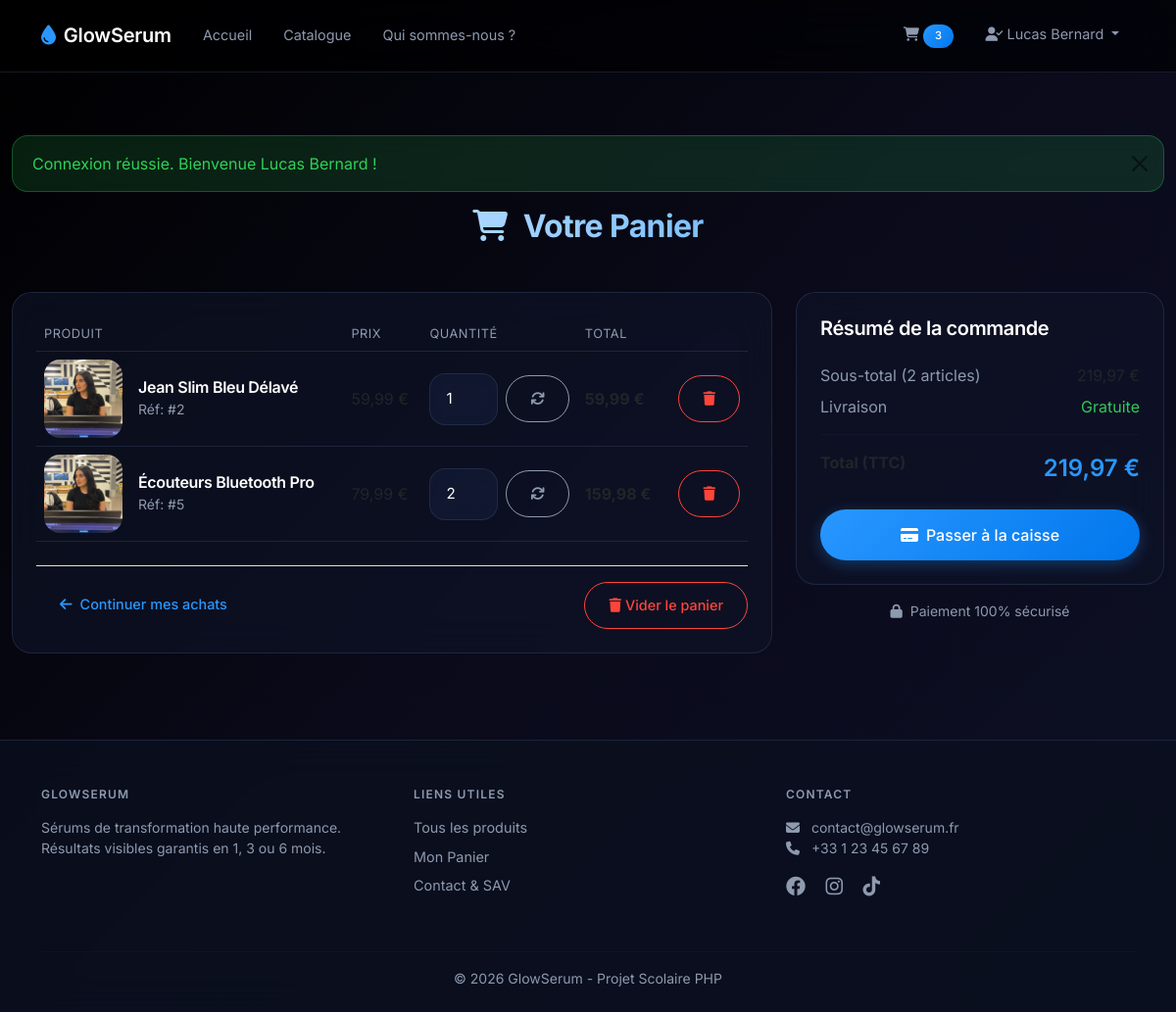
The page /panier.php (signed in) on the database its author committed.
### tables this page shows
CREATE TABLE cart (
    id INT AUTO_INCREMENT PRIMARY KEY,
    user_id INT DEFAULT NULL,
    session_id VARCHAR(255) DEFAULT NULL,
    product_id INT NOT NULL,
    quantity INT NOT NULL DEFAULT 1,
    created_at TIMESTAMP DEFAULT CURRENT_TIMESTAMP,
    updated_at TIMESTAMP DEFAULT CURRENT_TIMESTAMP ON UPDATE CURRENT_TIMESTAMP,
    FOREIGN KEY (user_id) REFERENCES users(id) ON DELETE CASCADE,
    FOREIGN KEY (product_id) REFERENCES products(id) ON DELETE CASCADE
);

CREATE TABLE products (
    id INT AUTO_INCREMENT PRIMARY KEY,
    category_id INT DEFAULT NULL,
    name VARCHAR(255) NOT NULL,
    slug VARCHAR(255) NOT NULL UNIQUE,
    description TEXT DEFAULT NULL,
    price DECIMAL(10, 2) NOT NULL,
    stock INT DEFAULT 0,
    image VARCHAR(255) DEFAULT NULL,
    is_featured TINYINT(1) DEFAULT 0,
    is_active TINYINT(1) DEFAULT 1,
    created_at TIMESTAMP DEFAULT CURRENT_TIMESTAMP,
    updated_at TIMESTAMP DEFAULT CURRENT_TIMESTAMP ON UPDATE CURRENT_TIMESTAMP,
    FOREIGN KEY (category_id) REFERENCES categories(id) ON DELETE SET NULL
);

### panier.php (the view, shortened to what this page needs)
<?php
include 'includes/header.php';
$cart = getCart();
$cartTotal = getCartTotal();
?>
<div class="text-center mb-5">
    <h1 class="section-title mb-2"><i class="fa-solid fa-cart-shopping me-3"></i>Votre Panier</h1>
</div>
<?php if (empty($cart)): ?>
    <div class="text-center py-5">
        <i class="fa-solid fa-cart-shopping fa-4x text-muted mb-4"></i>
        <h3>Votre panier est vide</h3>
        <p class="text-muted">Découvrez nos produits et ajoutez vos articles favoris !</p>
        <a href="articles.php" class="btn btn-primary btn-lg mt-3">
            <i class="fa-solid fa-shopping-bag me-2"></i>Voir le catalogue
        </a>
    </div>
<?php else: ?>
    <div class="row">
        <div class="col-lg-8">
            <div class="card mb-4">
                <div class="card-body p-4">
                    <table class="table align-middle mb-0">
                        <thead>
                            <tr class="border-bottom">
                                <th class="text-muted fw-normal small text-uppercase">Produit</th>
                                <th class="text-muted fw-normal small text-uppercase">Prix</th>
                                <th class="text-muted fw-normal small text-uppercase">Quantité</th>
                                <th class="text-muted fw-normal small text-uppercase">Total</th>
                                <th></th>
                            </tr>
                        </thead>
                        <tbody>
                            <?php foreach ($cart as $item): ?>
                                <tr>
                                    <td>
                                        <div class="d-flex align-items-center">
                                            <?php if ($item['image']): ?>
                                                <img src="assets/img/uploads/<?= htmlspecialchars($item['image']) ?>"
                                                     class="rounded-3 me-3" width="80" height="80" style="object-fit: cover;"
                                                     alt="<?= htmlspecialchars($item['name']) ?>">
                                            <?php endif; ?>
                                            <div>
                                                <h6 class="mb-0"><?= htmlspecialchars($item['name']) ?></h6>
                                                <small class="text-muted">Réf: #<?= $item['product_id'] ?></small>
                                            </div>
                                        </div>
                                    </td>
                                    <td><?= formatPrice($item['price']) ?></td>
                                    <td style="width: 140px;">
                                        <form action="update_cart.php" method="POST" class="d-flex align-items-center">
                                            <input type="number" name="quantity" class="form-control form-control-sm me-2"
                                                   value="<?= $item['quantity'] ?>" min="1" max="<?= $item['stock'] ?>" style="width: 70px;">
                                            <button type="submit" class="btn btn-sm btn-outline-secondary" title="Mettre à jour">
                                                <i class="fa-solid fa-sync"></i>
                                            </button>
                                        </form>
                                    </td>
                                    <td class="fw-bold"><?= formatPrice($item['price'] * $item['quantity']) ?></td>
                                    <td class="text-end">
                                        <a href="remove_from_cart.php?id=<?= $item['id'] ?>"
                                           class="btn btn-sm btn-outline-danger"
                                           onclick="return confirm('Retirer cet article du panier ?')">
                                            <i class="fa-solid fa-trash"></i>
                                        </a>
                                    </td>
                                </tr>
                            <?php endforeach; ?>
                        </tbody>
                    </table>
                    <div class="d-flex justify-content-between mt-4 pt-3 border-top">
                        <a href="articles.php" class="btn btn-link text-decoration-none" style="color: var(--accent-color, #2997ff);">
                            <i class="fa-solid fa-arrow-left me-2"></i>Continuer mes achats
                        </a>
                        <a href="clear_cart.php" class="btn btn-outline-danger"
                           onclick="return confirm('Vider complètement le panier ?')">
                            <i class="fa-solid fa-trash me-1"></i>Vider le panier
                        </a>
                    </div>
                </div>
            </div>
        </div>
        <div class="col-lg-4">
            <div class="card">
                <div class="card-body p-4">
                    <h5 class="mb-4" style="font-weight: 600;">Résumé de la commande</h5>
                    <div class="d-flex justify-content-between mb-2">
                        <span class="text-muted">Sous-total (<?= count($cart) ?> article<?= count($cart) > 1 ? 's' : '' ?>)</span>
                        <span><?= formatPrice($cartTotal) ?></span>
                    </div>
                    <div class="d-flex justify-content-between mb-2">
                        <span class="text-muted">Livraison</span>
                        <span style="color: #34c759;">Gratuite</span>
                    </div>
                    <hr style="border-color: var(--border-color, #38383a);">
                    <div class="d-flex justify-content-between mb-4">
                        <span class="fw-bold">Total (TTC)</span>
                        <span class="price-tag" style="font-size: 1.5rem;"><?= formatPrice($cartTotal) ?></span>
                    </div>
                    <?php if (isLoggedIn()): ?>
                        <a href="checkout.php" class="btn btn-primary w-100 btn-lg">
                            <i class="fa-solid fa-credit-card me-2"></i>Passer à la caisse
                        </a>
                    <?php endif; ?>
                </div>
            </div>
            <div class="mt-3 text-center">
                <p class="small text-muted"><i class="fa-solid fa-lock me-2"></i>Paiement 100% sécurisé</p>
            </div>
        </div>
    </div>
<?php endif; ?>
<?php include 'includes/footer.php'; ?>

### assets/css/style.css (style rules this page uses)
:root { --bg-primary: #000000; --bg-secondary: #0a0a14; --bg-card: rgba(15, 20, 40, 0.6); --bg-elevated: rgba(25, 35, 65, 0.5); --bg-glass: rgba(20, 30, 60, 0.4); --text-primary: #ffffff; --text-secondary: #8e9aaf; --accent-color: #2997ff; --accent-hover: #40a9ff; --accent-glow: rgba(41, 151, 255, 0.3); --border-color: rgba(100, 130, 180, 0.2); --border-glow: rgba(41, 151, 255, 0.4); --success: #30d158; --warning: #ffd60a; --transition: 0.3s ease; --radius-sm: 16px; --radius-md: 20px; --radius-lg: 28px; --glass-blur: blur(20px); }
*, *::before, *::after { box-sizing: border-box; }
body { font-family: 'Inter', -apple-system, BlinkMacSystemFont, sans-serif; background: linear-gradient(135deg, #000000 0%, #0a0a1a 50%, #0d1025 100%); background-attachment: fixed; color: var(--text-primary); line-height: 1.5; font-size: 16px; -webkit-font-smoothing: antialiased; display: flex; flex-direction: column; min-height: 100vh; }
h1, h2, h3, h4, h5, h6 { font-weight: 600; letter-spacing: -0.02em; color: var(--text-primary); }
h1 { font-size: 2.5rem; font-weight: 700; }
p { color: var(--text-secondary); }
a { color: var(--accent-color); }
.card { background: var(--bg-card); backdrop-filter: var(--glass-blur); -webkit-backdrop-filter: var(--glass-blur); border: 1px solid var(--border-color); border-radius: var(--radius-md); overflow: hidden; transition: all 0.4s cubic-bezier(0.25, 0.46, 0.45, 0.94); }
.card-body { padding: 1.5rem; background: transparent; }
.price-tag { font-size: 1.25rem; font-weight: 600; color: var(--accent-color); }
.btn { border-radius: 980px; padding: 12px 24px; font-weight: 500; font-size: 0.9rem; transition: all 0.2s ease; border: none; }
.btn-primary { background: linear-gradient(135deg, var(--accent-color), #0077ed); color: #fff; box-shadow: 0 4px 15px var(--accent-glow); }
.btn-outline-danger { border: 1.5px solid #ff453a; color: #ff453a; background: transparent; }
.btn-outline-secondary { border: 1.5px solid var(--text-secondary); color: var(--text-secondary); background: transparent; }
.btn-lg { padding: 14px 32px; font-size: 1rem; }
.btn-link { color: var(--accent-color); }
.form-control { background: rgba(20, 30, 60, 0.5); backdrop-filter: blur(10px); border: 1px solid var(--border-color); border-radius: var(--radius-sm); color: var(--text-primary); padding: 14px 16px; font-size: 0.95rem; transition: all 0.2s ease; }
.form-control::placeholder { color: var(--text-secondary); }
.section-title { font-size: 2rem; font-weight: 700; text-align: center; margin-bottom: 2.5rem; letter-spacing: -0.02em; background: linear-gradient(90deg, var(--text-primary), var(--accent-color)); -webkit-background-clip: text; -webkit-text-fill-color: transparent; background-clip: text; }
.table { color: var(--text-primary); --bs-table-bg: transparent; }
.table thead th { border-bottom: 1px solid var(--border-color); color: var(--text-secondary); font-weight: 500; font-size: 0.8rem; text-transform: uppercase; letter-spacing: 0.5px; }
.table tbody td { border-bottom: 1px solid var(--border-color); vertical-align: middle; }
.text-muted { color: var(--text-secondary) !important; }
.border-bottom { border-color: var(--border-color) !important; }
.rounded-3 { border-radius: var(--radius-sm) !important; }
.card { animation: fadeInUp 0.5s ease forwards; }

### rows shown on the page
cart: product.image (picture), product.name "Jean Slim Bleu Délavé", product "2", product.price "59,99 €", quantity "1", formatPrice($item['price'] * $item['quantity']) "59,99 €"
cart: product.image (picture), product.name "Écouteurs Bluetooth Pro", product "5", product.price "79,99 €", quantity "2", formatPrice($item['price'] * $item['quantity']) "159,98 €"

### other values the page prints
$cartCount "3"
$_SESSION['user_name'] "Lucas Bernard"
$message "Connexion réussie. Bienvenue Lucas Bernard !"
count($cart) "2"
formatPrice($cartTotal) "219,97 €"
